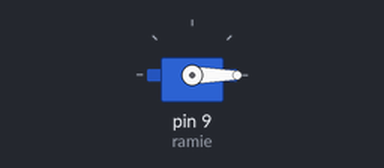
The sketch below on a simulated Arduino Uno, built with avr-gcc and run on an emulated ATmega328P. On the bench: servo.

Above: at 0.05 s.
At 1.5 s:
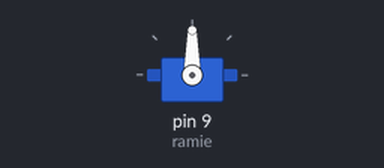
At 3.0 s:
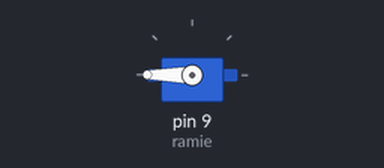
Timing chart, 0 to 6.9 s (numbered marks = the images above):
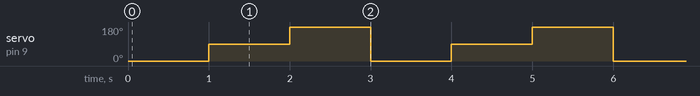

Measured:
- by itself, servo on pin 9 (ramie): repeats every 3.0 s: 180° 1.0 s, 0° 1.0 s, 90° 1.0 s

The sketch:

a03.ino
```cpp
// A03 Serwo pozycyjne: ramię odwiedza trzy położenia
#include <Servo.h>
Servo ramie;                 // sygnał serwa na D9

void setup() {
  ramie.attach(9);
}

void loop() {
  ramie.write(0);            // kąt 0°
  delay(1000);
  ramie.write(90);           // kąt 90°
  delay(1000);
  ramie.write(180);          // kąt 180°
  delay(1000);
}
```
